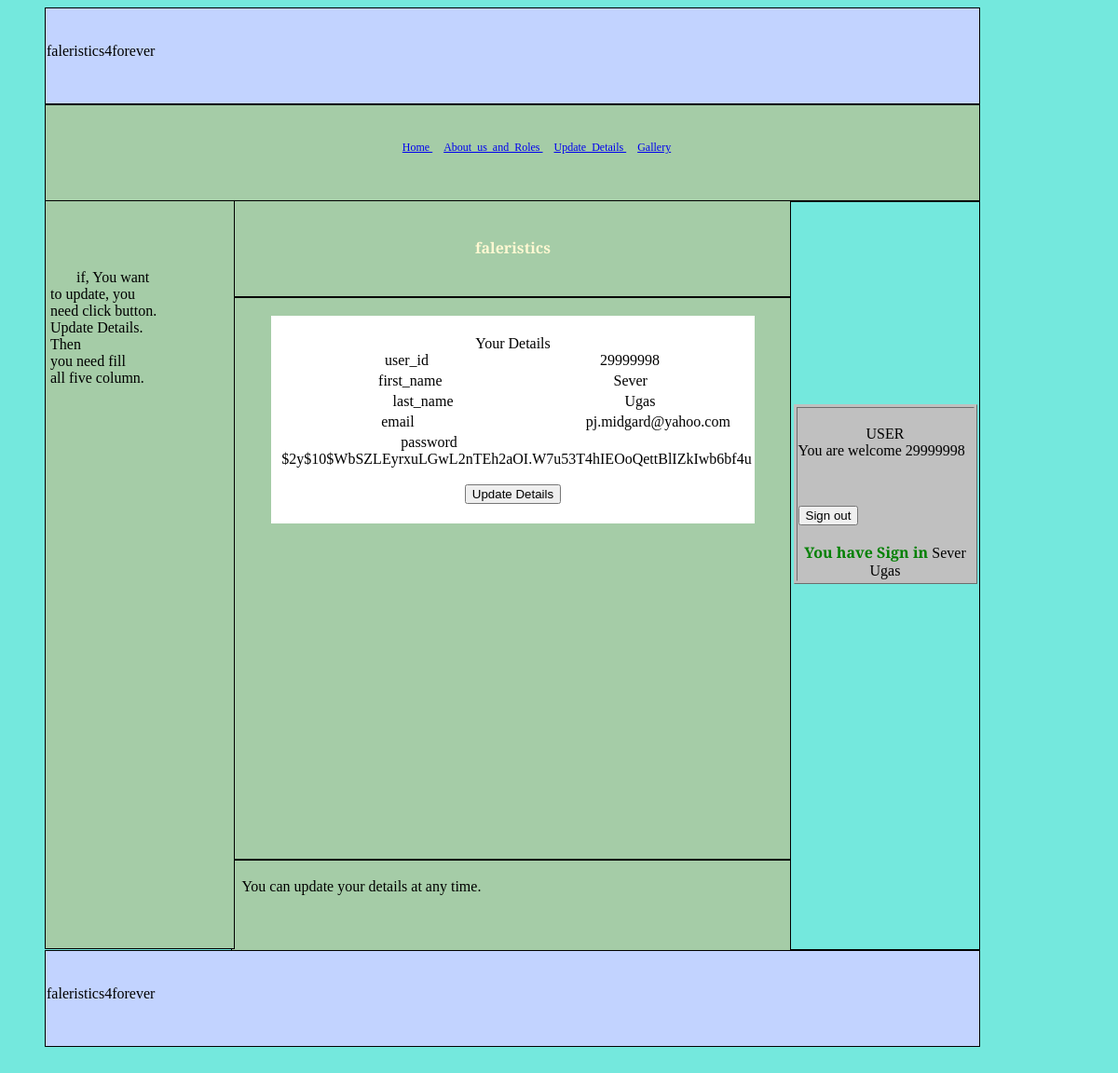
The app's page /Update_Details.php (signed in) with its own data.
### tables this page shows
CREATE TABLE `Students` (
  `student_id` varchar(10) NOT NULL,
  `first_name` varchar(50) NOT NULL,
  `last_name` varchar(50) NOT NULL,
  `email` varchar(100) NOT NULL,
  `password` varchar(500) NOT NULL,
  `admin` tinyint(4) NOT NULL
);

### Update_Details.php (the view, shortened to what this page needs)
<!DOCTYPE html>
<html>
	<head>
    </head>
			<body bgcolor="#74E8DD">
						<div id="header" style="border-style: solid; border-width: 1px; padding-left: 1px; padding-right:
						1px; padding-top: 1px; padding-bottom: 1px"><br>
	&nbsp;&nbsp; <marquee> faleristics4forever </marquee><br>
						</div>
<div id="horizontal_menu" style="border-style: solid; border-width: 1px; padding-left: 1px; padding-right: 1px;
 padding-top: 1px; padding-bottom: 1px">
				<nav>
				<br>
				<div align="center">
					<ul>
						&nbsp;&nbsp; <li class="s"><a href="index.php"><font style="font-size:12px"> Home </font></a></li>
						&nbsp;&nbsp; <li class="s"><a href="About_us_and_Roles.php">
						<font style="font-size:12px"> About_us_and_Roles </font></a></li>
						<?php
					if(isset($_SESSION["lg"])  &&  $_SESSION["fg"]=="0"){
						echo '
					    &nbsp;&nbsp;  <li class="s"><a href="Update_Details.php">
						<font style="font-size:12px"> Update_Details </font></a></li>
						&nbsp;&nbsp;  <li class="s"><a href="Gallery.php">
						<font style="font-size:12px"> Gallery </font></a></li>
						';
						}
					?>
					</ul>
					</div>
	</nav>
			</div>
			<div id="side_bar_1" style="border-style: solid; border-width: 1px; padding-left: 1px;
			padding-right: 1px; padding-top: 1px; padding-bottom: 1px">
			<br><br><br><br>
			&nbsp;&nbsp; <font style="font-size: 12pt">
			&nbsp;&nbsp;&nbsp;&nbsp;&nbsp;if, You want <br>&nbsp;to update, you&nbsp;
			<br>&nbsp;need click button. <br>&nbsp;Update Details.&nbsp;
			<br>&nbsp;Then <br>
			&nbsp;you need fill <br>&nbsp;all five column. </font> <br>
			</div>
			<div id="Bofore_Content" style="border-style: solid; border-width: 1px; padding-left: 1px;
			padding-right: 1px; padding-top: 1px; padding-bottom: 1px">
							<p align="center"><b><font color ="#FFF8D2"><br> faleristics
				</font></b></p></div>
				<div id="section" style="border-style: solid; border-width: 1px; padding-left: 1px;
				padding-right: 1px; padding-top: 1px; padding-bottom: 1px">
				<br>
<table width="500" height="100" bgcolor="#FFFFFF" style="border-color: #C0C0C0" align="center">
<tr><td>
<form method="POST" action="Update_Details.php">
<?php
if(isset($_SESSION["lg"]) || isset($_SESSION["lj"]) || isset($_SESSION["fg"]))
{
	try{
		$dbConnection = new
PDO('mysql:dbname='.DB_DATABASE.';host='.DB_HOST.';charset=utf8', DB_USER, DB_PASSWORD);
		$dbConnection->setAttribute(PDO::ATTR_EMULATE_PREPARES, false);
		$dbConnection->setAttribute(PDO::ATTR_ERRMODE, PDO::ERRMODE_EXCEPTION);
	} catch (PDOException $e) {echo 'Connection failed: ' . $e->getMessage();}
$ddd=$_SESSION["lj"];
		{$sqlj = "SELECT * FROM Students WHERE student_id = '$ddd'";}
$items = $dbConnection->prepare("$sqlj");
$items->execute();
$rowg[0]="&nbsp;&nbsp;&nbsp;&nbsp;&nbsp;user_id";
$rowg[1]="first_name";
$rowg[2]="&nbsp;&nbsp;&nbsp;&nbsp;&nbsp;&nbsp;last_name";
$rowg[3]="&nbsp;&nbsp;&nbsp;&nbsp;&nbsp;&nbsp;&nbsp;&nbsp;&nbsp;&nbsp;&nbsp;&nbsp;&nbsp;&nbsp;
&nbsp;&nbsp;&nbsp;&nbsp;&nbsp;&nbsp;&nbsp;&nbsp;email";
$rowg[4]="&nbsp;password encrypted";
$rowg[5]="admin";
echo '<br>';
echo '<div align="center"><font color ="black" style="font-size: 12pt"> Your Details </div>';
foreach ($items as $row)
{
for($u=0; $u<4; $u++)
{
echo '<div align="center"><font color ="black" style="font-size: 12pt">' .$rowg[$u].
"&nbsp;&nbsp;&nbsp;&nbsp;&nbsp;&nbsp;&nbsp;&nbsp;&nbsp;&nbsp;&nbsp;&nbsp;&nbsp;&nbsp;
&nbsp;&nbsp;&nbsp;&nbsp;&nbsp;&nbsp;&nbsp;&nbsp;&nbsp;&nbsp;&nbsp;&nbsp;&nbsp;&nbsp;&nbsp;&nbsp;&nbsp;&nbsp;&nbsp;&nbsp;&nbsp;&nbsp;
&nbsp;&nbsp;&nbsp;&nbsp;&nbsp;&nbsp;&nbsp;&nbsp;"
 .$row[$u]."</font></div></td></tr><tr><td>";
}
}
echo "&nbsp;&nbsp;&nbsp;&nbsp;&nbsp;&nbsp;&nbsp;&nbsp;&nbsp;&nbsp;&nbsp;&nbsp;&nbsp;&nbsp;&nbsp;&nbsp;
&nbsp;&nbsp;&nbsp;&nbsp;&nbsp;&nbsp;&nbsp;&nbsp;&nbsp;&nbsp;&nbsp;&nbsp;&nbsp;&nbsp;&nbsp;&nbsp
password &nbsp;&nbsp;".$_SESSION["lgr"]."<br>";
echo '<br>';
if (!isset($_SESSION["lghj"]) || $_SESSION["lghj"]!="Update_Details"){
echo '<div align="center"><form method="POST" action="Update_Details.php">
<input type="submit" name="Update_Details" value="Update Details"></input>
</form></div><br>';
}
}
?>
</td></tr>
</table>
			</div>
	   <div id="After_Content" style="border-style: solid; border-width: 1px; padding-left: 1px; padding-right: 1px;
	   padding-top: 1px; padding-bottom: 1px">
	   		<br>
			&nbsp;<font style="font-size: 12pt"> You can update your details at any time. </font>
	   </div>
        <div id="side_bar_2" style="border-style: solid; border-width: 1px; padding-left: 1px; padding-right: 1px;
		padding-top: 1px; padding-bottom: 1px">
		<br><br><br><br><br><br><br><br><br><br><br><br>
		<table width="197" height="150" border="1" bgcolor="#C0C0C0" style="border-color: #C0C0C0" align="center">
		<tr> <td>
		<br>
		<form method="POST" action="Update_Details.php">
<?php
if(isset($_SESSION["lg"]) && isset($_SESSION["lj"]))
{
echo '<div align="center">
<font color green style="font-size:12pt">';if($_SESSION["fg"]=="1"){echo "Admin <br>";}else{echo "USER <br>";}
echo "</font></div>";
echo "You are welcome ";
echo $_SESSION["lj"]. " <br> ";
}
?>
<p>&nbsp;</p>
</form>
<?php
if(isset($_SESSION["lg"]))
{
echo
'<form method="POST" action="index.php">
<input type="submit" name="Sign_out" value="Sign out"></input>
</form>';
}
?>
<br>
<?php
function You_have_Sign_in(){
echo '<b><font color ="green"> You have Sign in </font></b>';
}
if(isset($_SESSION["lg"]))
{
 echo '<div align="center">';
 You_have_Sign_in();
 echo $_SESSION["lg"]. " <br> ";
}
		?>
</td></tr>
</table>
		</div>
						<div id="footer" style="border-style: solid; border-width: 1px; padding-left: 1px; padding-right:
						1px; padding-top: 1px; padding-bottom: 1px"><br>
	&nbsp;&nbsp; <marquee> faleristics4forever </marquee><br>
						</div>
			<br><br>
			</body>
</html>

### Update_Details.php (style rules this page uses)
#header { background-color : #C2D3FF;  border:1px solid red; width:1000px; height:100px; color:black;  text-align:center; margin-left: 40px; margin-right:40px; }
#horizontal_menu { background-color : #A5CCA7;  border:1px solid red; width:1000px; height:100px; color:black;  text-align:center; margin-left: 40px; margin-right:40px; }
#side_bar_1 { background-color : #A5CCA7;  border:1px solid red; width:200px; height:800px; color:black;  text-align:center; float:left; margin-top: -1px; margin-left: 40px; }
#Bofore_Content { background-color : #A5CCA7;  border:1px solid red; width:599px; height:100px; color:black;  text-align:center; margin-left: 240px; margin-top: -1px; float:center; }
li.s { display: inline; }
#section { background-color : #A5CCA7;  border:1px solid red; width:599px; height:600px; color:black;  float:center; margin-left: 240px; margin-right:139px; }
#side_bar_2 { background-color : #74E8DD;  border:1px solid red; width:200px; height:800px; color:black;  text-align:center float:right; margin-left: 840px; margin-top: -811px; margin-right:39px; }
#After_Content { background-color : #A5CCA7;  border:1px solid red; width:599px; height:100px; color:black;  text-align:center; margin-left: 240px; float:center; }
#footer { background-color : #C2D3FF;  border:1px solid red; width:1000px; height:100px; color:black;  text-align:center; margin-left: 40px; margin-right:40px; }
body { font-family: 'Alegreya SC'; }

### records on screen
students: u "user_id", student_id "29999998", u "first_name", first_name "Sever", u "last_name", last_name "Ugas", u "email", email "pj.midgard@yahoo.com"

### other values on screen
$_SESSION["lgr"] "$2y$10$WbSZLEyrxuLGwL2nTEh2aOI.W7u53T4hIEOoQettBlIZkIwb6bf4u"
$_SESSION["lj"] "29999998"
$_SESSION["lg"] "Sever Ugas"
